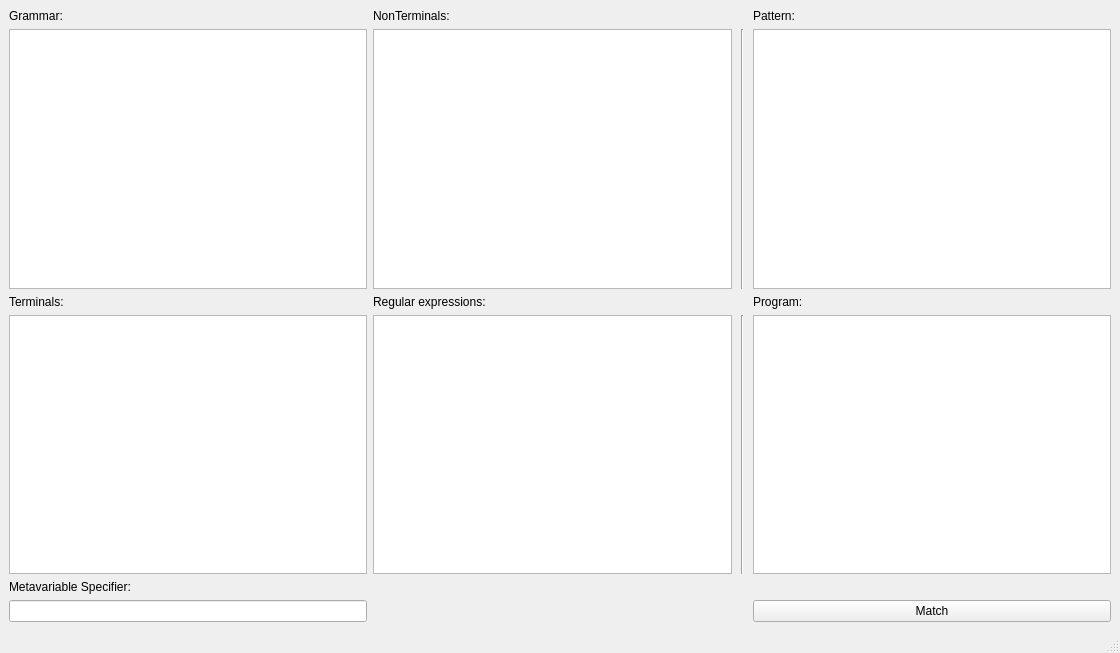
<?xml version="1.0" encoding="UTF-8"?>
<ui version="4.0">
 <class>MainWindow</class>
 <widget class="QMainWindow" name="MainWindow">
  <property name="geometry">
   <rect>
    <x>0</x>
    <y>0</y>
    <width>1120</width>
    <height>653</height>
   </rect>
  </property>
  <property name="windowTitle">
   <string>Reflexive Parser</string>
  </property>
  <widget class="QWidget" name="centralwidget">
   <layout class="QGridLayout" name="gridLayout">
    <property name="sizeConstraint">
     <enum>QLayout::SetDefaultConstraint</enum>
    </property>
    <item row="7" column="0">
     <widget class="QPlainTextEdit" name="plainTextEdit_temin"/>
    </item>
    <item row="10" column="0">
     <widget class="QLineEdit" name="lineEdit_metavar"/>
    </item>
    <item row="10" column="9">
     <widget class="QPushButton" name="pushButton">
      <property name="text">
       <string>Match</string>
      </property>
     </widget>
    </item>
    <item row="1" column="5">
     <widget class="QPlainTextEdit" name="plainTextEdit_2_nonterm"/>
    </item>
    <item row="1" column="0">
     <widget class="QPlainTextEdit" name="plainTextEdit_gramm"/>
    </item>
    <item row="0" column="0">
     <widget class="QLabel" name="label_2">
      <property name="text">
       <string>Grammar:</string>
      </property>
     </widget>
    </item>
    <item row="4" column="9">
     <widget class="QLabel" name="label">
      <property name="text">
       <string>Program:</string>
      </property>
     </widget>
    </item>
    <item row="4" column="0">
     <widget class="QLabel" name="label_5">
      <property name="text">
       <string>Terminals:</string>
      </property>
     </widget>
    </item>
    <item row="1" column="7">
     <widget class="Line" name="line_2">
      <property name="orientation">
       <enum>Qt::Vertical</enum>
      </property>
     </widget>
    </item>
    <item row="7" column="7">
     <widget class="Line" name="line">
      <property name="orientation">
       <enum>Qt::Vertical</enum>
      </property>
     </widget>
    </item>
    <item row="1" column="9">
     <widget class="QPlainTextEdit" name="plainTextEdit_patt"/>
    </item>
    <item row="7" column="5">
     <widget class="QPlainTextEdit" name="plainTextEdit_regexp"/>
    </item>
    <item row="0" column="9">
     <widget class="QLabel" name="label_3">
      <property name="text">
       <string>Pattern:</string>
      </property>
     </widget>
    </item>
    <item row="1" column="6">
     <spacer name="horizontalSpacer">
      <property name="orientation">
       <enum>Qt::Horizontal</enum>
      </property>
      <property name="sizeType">
       <enum>QSizePolicy::Fixed</enum>
      </property>
      <property name="sizeHint" stdset="0">
       <size>
        <width>3</width>
        <height>1</height>
       </size>
      </property>
     </spacer>
    </item>
    <item row="4" column="5">
     <widget class="QLabel" name="label_4">
      <property name="text">
       <string>Regular expressions:</string>
      </property>
     </widget>
    </item>
    <item row="7" column="9">
     <widget class="QPlainTextEdit" name="plainTextEdit_prog"/>
    </item>
    <item row="9" column="0">
     <widget class="QLabel" name="label_7">
      <property name="text">
       <string>Metavariable Specifier:</string>
      </property>
     </widget>
    </item>
    <item row="0" column="5">
     <widget class="QLabel" name="label_6">
      <property name="text">
       <string>NonTerminals:</string>
      </property>
     </widget>
    </item>
    <item row="1" column="8">
     <spacer name="horizontalSpacer_2">
      <property name="orientation">
       <enum>Qt::Horizontal</enum>
      </property>
      <property name="sizeType">
       <enum>QSizePolicy::Fixed</enum>
      </property>
      <property name="sizeHint" stdset="0">
       <size>
        <width>3</width>
        <height>1</height>
       </size>
      </property>
     </spacer>
    </item>
   </layout>
  </widget>
  <widget class="QMenuBar" name="menubar">
   <property name="geometry">
    <rect>
     <x>0</x>
     <y>0</y>
     <width>1120</width>
     <height>26</height>
    </rect>
   </property>
  </widget>
  <widget class="QStatusBar" name="statusbar"/>
 </widget>
 <resources/>
 <connections/>
</ui>
